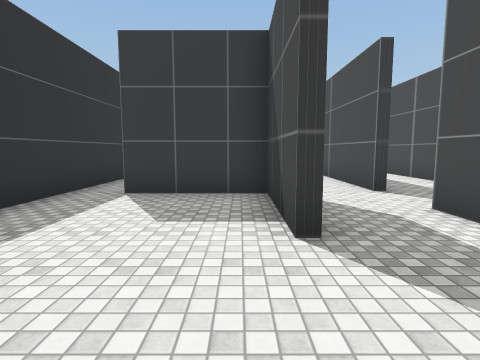
View 1 (above)

16 first-person views from a walk through a scene from a Unity 3-D project. The camera is 1.5 m above the floor, tilts 6° down and sees 80° across. The floor is counted in squares, 1.8 m on a side. Each view is taken from the middle of a square. On the plan, view 1 faces up. The plan holds only what a view shows up to about 10 squares ahead; the rest is blank. The player is left out. Some surface patterns are stand-ins.

View 2
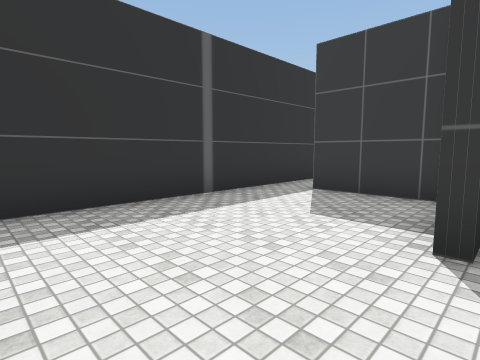

View 3
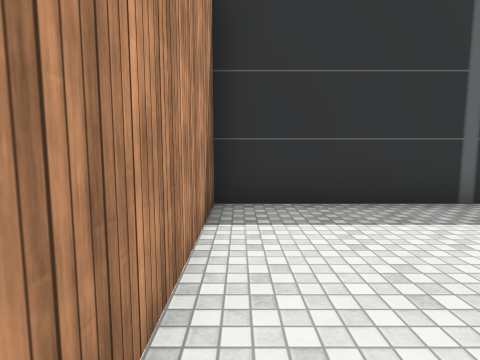

View 4
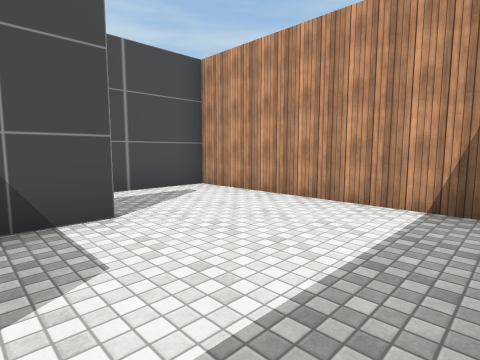

View 5
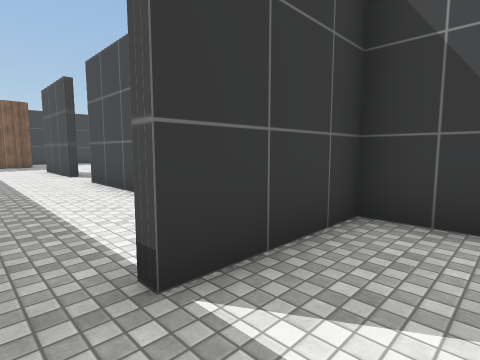

View 6
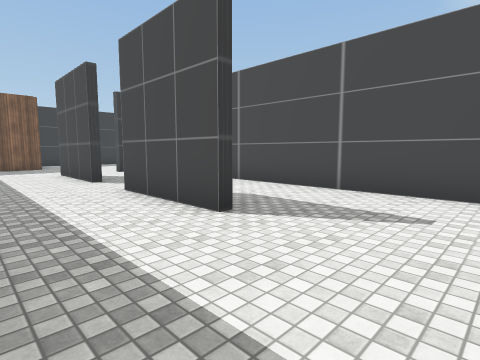

View 7
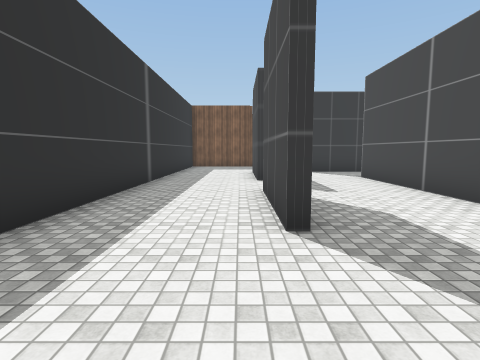

View 8
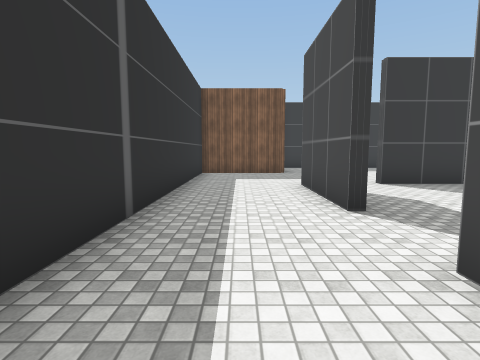

View 9
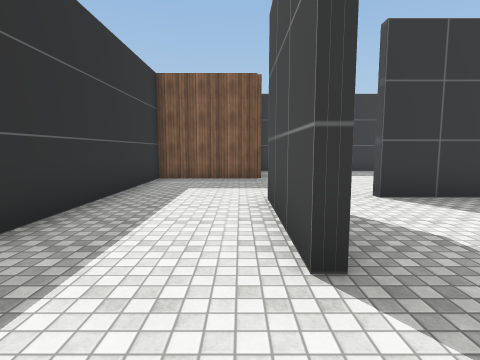

View 10
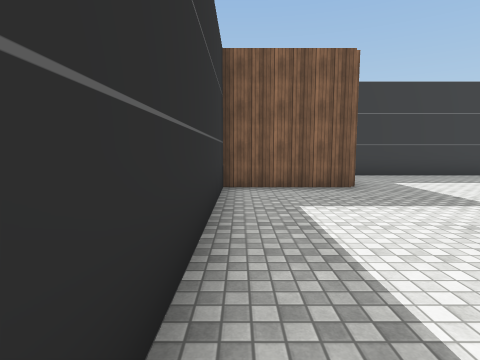

View 11
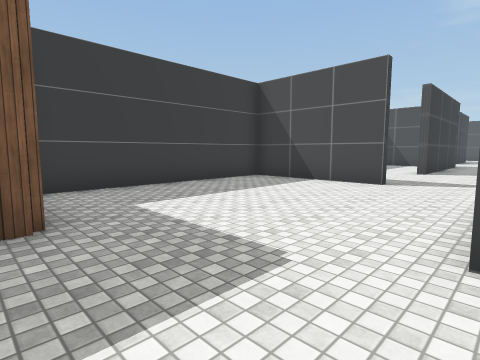

View 12
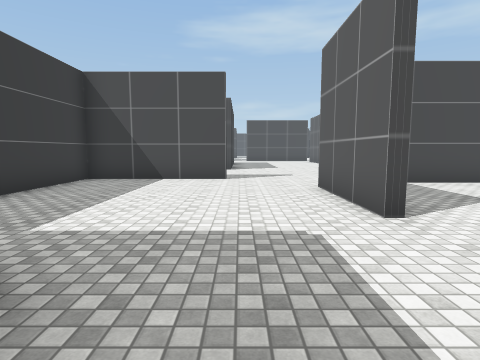

View 13
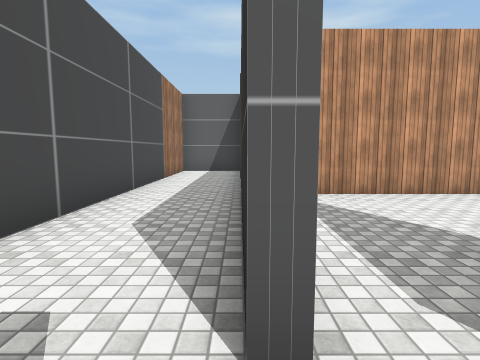

View 14
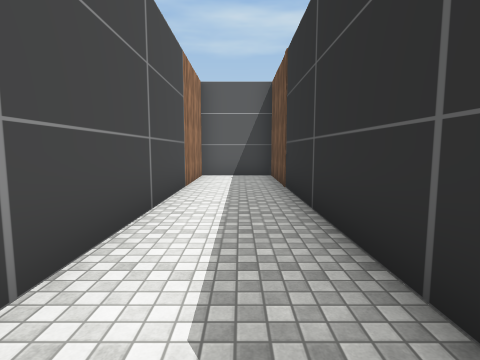

View 15
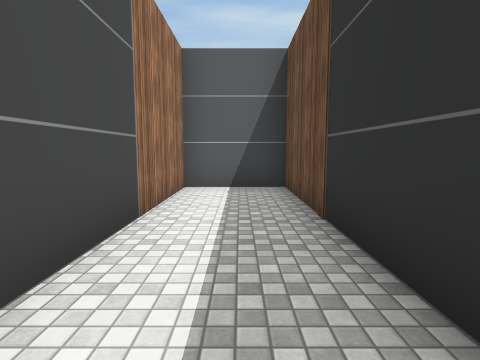

View 16
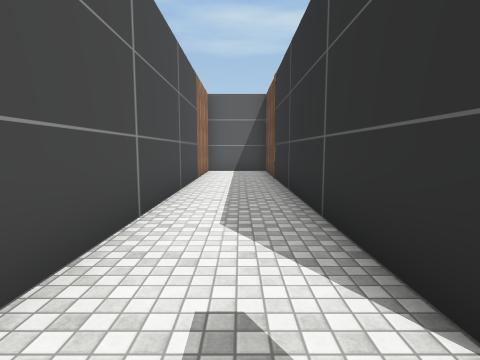

### Floor plan
Ten units are one square. View 1 is at (0, 0); x grows to the right and y downward. Boxes are objects, and circles mark ways between rooms. Rooms are numbered by the first view taken in them; rooms with no view inside come last. Other rooms are left out.
<svg viewBox="-39 -239 106 308">
<path fill="none" stroke="#000" d="M5 -26 5 -54 -22 -54M-34 -55 -34 4 27 4 27 -40M-5 -138 -5 -169M14 -172 45 -172M-2 -204 -34 -204 -34 -55M-5 -89 -5 -119M62 -204 62 -234 1 -234M27 -58 27 -134M30 -40 30 64 52 64 52 -36M52 -76 52 -101M52 -129 52 -148M27 -134 27 -149M35 -170 14 -170"/>
<circle cx="-30" cy="-50" r="3" fill="#2a7"/>
<circle cx="20" cy="-35" r="3" fill="#2a7"/>
<circle cx="30" cy="-50" r="3" fill="#2a7"/>
<circle cx="10" cy="-170" r="3" fill="#2a7"/>
<circle cx="15" cy="-140" r="3" fill="#2a7"/>
<text x="-10" y="-20">1</text>
<text x="-10" y="-150">2</text>
<text x="40" y="-20">3</text>
<text x="20" y="-150">4</text>
</svg>
Room 1 opens to room 2. Room 2 opens to room 3. Room 2 opens to room 4.

Where each view was taken, in squares from view 1:
view 1: 0 up, 0 right, facing up
view 2: 0 up, 1 right, facing up-left
view 3: 0 up, 1 right, facing left
view 4: 4 up, 3 left, facing down-right
view 5: 4 up, 3 left, facing up-right
view 6: 6 up, 3 left, facing up-right
view 7: 6 up, 1 left, facing up
view 8: 10 up, 2 left, facing up
view 9: 12 up, 1 left, facing up
view 10: 14 up, 3 left, facing up
view 11: 17 up, 1 left, facing up-right
view 12: 19 up, 2 left, facing right
view 13: 5 up, 3 right, facing down
view 14: 3 up, 4 right, facing down
view 15: 0 up, 4 right, facing down
view 16: 5 up, 4 right, facing down
